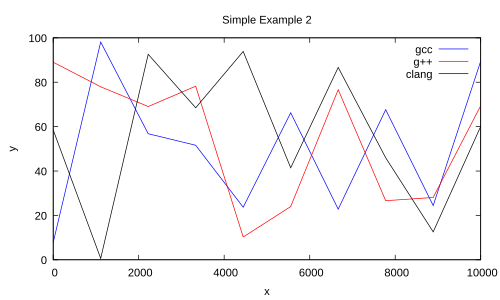

Generate this figure with gnuplot:
set terminal pdf enhanced
set output "example-2.pdf"

set key right top

set title "Simple Example 2"
set xlabel "x"
set ylabel "y"

set xrange [0:10000]
set yrange [0:100]
set xtics 0, 2000, 10000
set ytics 20
set samples 10

plot rand(0)*100 title "gcc" linecolor rgb "blue", \
     rand(0)*100 title "g++" linecolor rgb "red", \
     rand(0)*100 title "clang" linecolor rgb "black"
